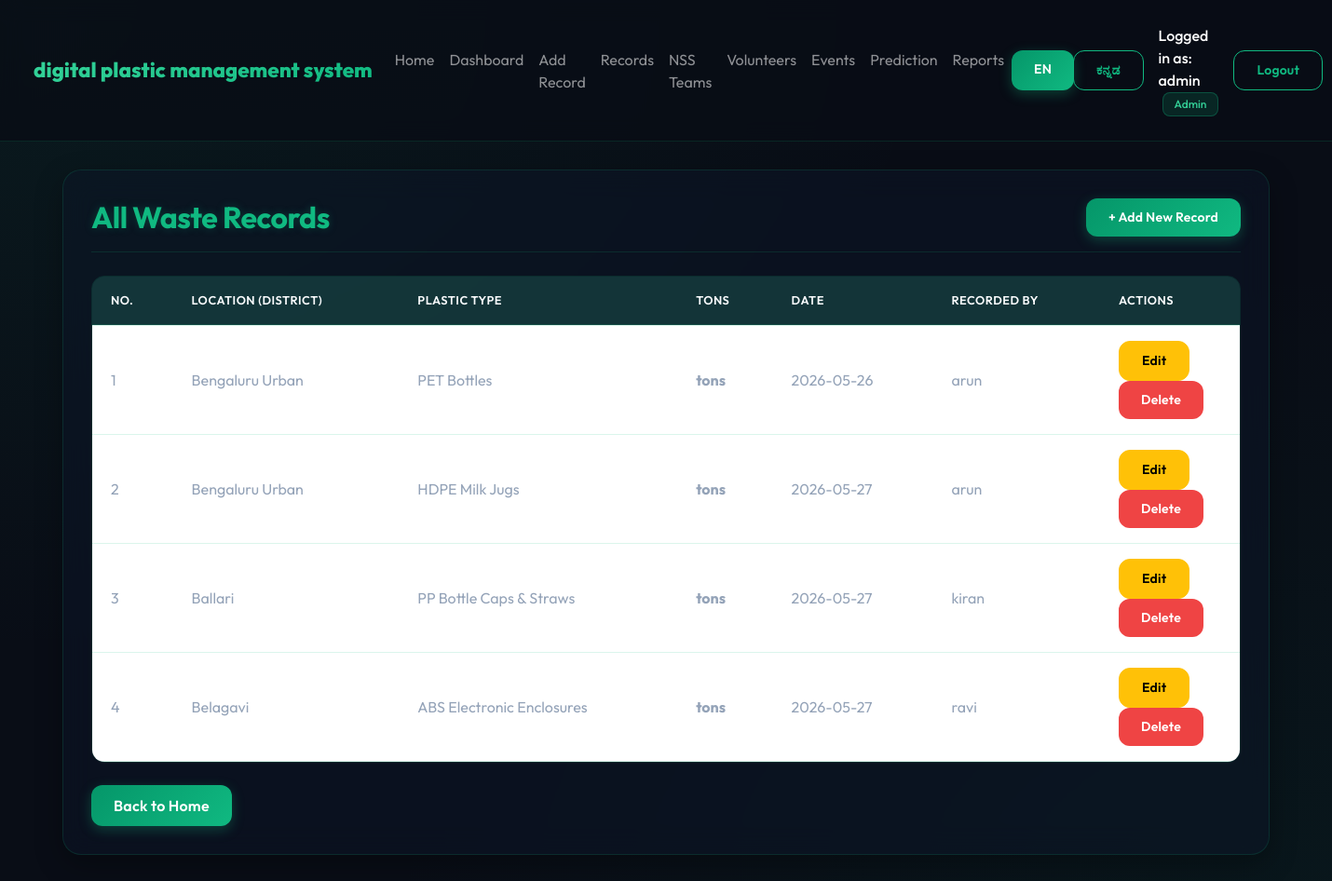
/records (signed in), run on the app's committed database.
### app/models.py (models this page shows, shortened)
class User(UserMixin, db.Model):
    __tablename__ = 'users'
    id = db.Column(db.Integer, primary_key=True)
    username = db.Column(db.String(100), nullable=False, unique=True)
    password = db.Column(db.String(200), nullable=False)
    role = db.Column(db.String(20), default='user')  # roles: 'admin', 'user'
    is_superuser = db.Column(db.Boolean, default=False)
    def is_admin(self):
        return self.role == 'admin' or self.is_superuser

class WasteRecord(db.Model):
    __tablename__ = 'waste_records'
    id = db.Column(db.Integer, primary_key=True)
    location_id = db.Column(db.Integer, db.ForeignKey('locations.id'))
    plastic_type_id = db.Column(db.Integer, db.ForeignKey('plastic_types.id'))
    quantity_kg = db.Column(db.Numeric(10, 2), nullable=False)
    recorded_date = db.Column(db.Date, nullable=False)
    recorded_by = db.Column(db.String(100))
    team_id = db.Column(db.Integer, db.ForeignKey('nss_teams.id'), nullable=True)
    location = db.relationship('Location', backref='waste_records')
    plastic_type = db.relationship('PlasticType', backref='waste_records')
    team = db.relationship('NSSTeam', backref='waste_records')

class Location(db.Model):
    __tablename__ = 'locations'
    id = db.Column(db.Integer, primary_key=True)
    name = db.Column(db.String(100), nullable=False)
    city = db.Column(db.String(100))
    state = db.Column(db.String(100))

class PlasticType(db.Model):
    __tablename__ = 'plastic_types'
    id = db.Column(db.Integer, primary_key=True)
    name = db.Column(db.String(100), nullable=False)
    recyclable = db.Column(db.Boolean, default=True)

### app/routes/data_entry.py (the view)
@data_bp.route('/records')
@login_required
def records():
    all_records = db.session.query(
        WasteRecord, Location.name, PlasticType.name
    ).join(Location, Location.id == WasteRecord.location_id
    ).join(PlasticType, PlasticType.id == WasteRecord.plastic_type_id).all()
    return render_template('records.html', records=all_records)

### app/i18n.py (called while the page is built)
def get_locale():
    return session.get("lang", "en")

def translate(key, **kwargs):
    language = get_locale()
    template = TRANSLATIONS.get(language, {}).get(key)
    if template is None:
        template = TRANSLATIONS["en"].get(key, key)
    return template.format(**kwargs) if kwargs else template

def localize_text(text):
    if text is None:
        return ""
    language = get_locale()
    return DYNAMIC_LABELS.get(language, {}).get(text, text)

def get_dynamic_labels():
    return DYNAMIC_LABELS.get(get_locale(), {})

### app/templates/records.html (shortened to what this page needs)
{% extends 'base.html' %}
{% block content %}
<div class="glass-container">
    <div class="d-flex justify-content-between align-items-center mb-3">
        <h2 class="text-success mb-0">{{ t('all_waste_records') }}</h2>
        <a href="{{ url_for('data.entry') }}" class="btn btn-success btn-sm">+ {{ t('add_new_record') }}</a>
    </div>
    <hr>
    <div class="table-responsive">
        <table class="table table-hover">
            <thead>
                <tr>
                    <th>No.</th>
                    <th>{{ t('location_state') }}</th>
                    <th>{{ t('plastic_type') }}</th>
                    <th>{{ t('Tons') }}</th>
                    <th>{{ t('date') }}</th>
                    <th>{{ t('recorded_by') }}</th>
                    <th style="width: 150px;">{{ t('actions') }}</th>
                </tr>
            </thead>
            <tbody>
                {% for record, location_name, plastic_name in records %}
                <tr id="row-{{ record.id }}">
                    <td>{{ loop.index }}</td>
                    <td>{{ localize(location_name) }}</td>
                    <td>{{ localize(plastic_name) }}</td>
                    <td id="qty-{{ record.id }}" class="fw-bold">{{ tons }} tons</td>
                    <td id="date-{{ record.id }}">{{ record.recorded_date }}</td>
                    <td id="by-{{ record.id }}">{{ record.recorded_by }}</td>
                    <td>
                        {% if current_user.is_admin() %}
                        <button type="button" class="btn btn-warning btn-sm me-1 py-1 px-2 edit-record-btn"
                            data-id="{{ record.id }}" data-qty="{{ record.quantity_kg }}"
                            data-date="{{ record.recorded_date }}" data-by="{{ record.recorded_by | escape }}">
                            {{ t('edit') }}
                        </button>
                        <button type="button" class="btn btn-danger btn-sm py-1 px-2 delete-record-btn"
                            data-id="{{ record.id }}">
                            {{ t('delete') }}
                        </button>
                        {% else %}
                        <span class="badge bg-secondary">{{ t('view_only') }}</span>
                        {% endif %}
                    </td>
                </tr>
                {% else %}
                <tr>
                    <td colspan="7" class="text-center text-muted">{{ t('no_waste_records') }}</td>
                </tr>
                {% endfor %}
            </tbody>
        </table>
    </div>
    <div class="mt-4">
        <a href="/" class="btn btn-success">{{ t('back_to_home') }}</a>
    </div>
</div>
{% endblock %}

### app/templates/base.html (shortened to what this page needs)
<!DOCTYPE html>
<html lang="{{ current_language }}">
<head>
    <link rel="stylesheet" href="https://cdn.jsdelivr.net/npm/bootstrap@5.3.0/dist/css/bootstrap.min.css">
    <link rel="stylesheet" href="{{ url_for('static', filename='css/style.css') }}">
</head>
<body class="{% block body_class %}{% endblock %}">
    <nav class="navbar navbar-expand-lg navbar-dark no-print">
        <div class="container-fluid">
            <a class="navbar-brand" href="{{ url_for('data.index') }}">
                <span>{{ t('brand_name') }}</span>
            </a>
            <div class="collapse navbar-collapse" id="navbarContent">
                {% if current_user.is_authenticated %}
                <ul class="navbar-nav me-auto mb-2 mb-lg-0">
                    <li class="nav-item"><a class="nav-link" href="{{ url_for('data.index') }}">{{ t('home') }}</a></li>
                    <li class="nav-item"><a class="nav-link" href="{{ url_for('analysis.dashboard') }}">{{ t('dashboard') }}</a></li>
                    <li class="nav-item"><a class="nav-link" href="{{ url_for('data.entry') }}">{{ t('add_record') }}</a></li>
                    <li class="nav-item"><a class="nav-link" href="{{ url_for('data.records') }}">{{ t('records') }}</a></li>
                    <li class="nav-item"><a class="nav-link" href="{{ url_for('nss.nss_teams') }}">{{ t('nss_teams') }}</a></li>
                    <li class="nav-item"><a class="nav-link" href="{{ url_for('nss.volunteers') }}">{{ t('volunteers') }}</a></li>
                    <li class="nav-item"><a class="nav-link" href="{{ url_for('events.events') }}">{{ t('events') }}</a></li>
                    <li class="nav-item"><a class="nav-link" href="{{ url_for('predict.prediction') }}">{{ t('prediction') }}</a></li>
                    {% if current_user.is_admin() %}
                    <li class="nav-item"><a class="nav-link" href="{{ url_for('report.report') }}">{{ t('reports') }}</a></li>
                    {% endif %}
                </ul>
                <div class="d-flex align-items-center">
                    <div class="btn-group btn-group-sm me-3" role="group" aria-label="{{ t('language') }}">
                        <a href="{{ url_for('set_language', lang='en') }}" class="btn {% if current_language == 'en' %}btn-success{% else %}btn-outline-success{% endif %}">EN</a>
                        <a href="{{ url_for('set_language', lang='kn') }}" class="btn {% if current_language == 'kn' %}btn-success{% else %}btn-outline-success{% endif %}">ಕನ್ನಡ</a>
                    </div>
                    <span class="navbar-text text-white me-3">
                        {{ t('logged_in_as') }}: {{ current_user.username }}
                        <span class="badge bg-success ms-1 text-capitalize">{{ t('admin' if current_user.is_admin() else 'user') }}</span>
                    </span>
                    <a href="{{ url_for('auth.logout') }}" class="btn btn-outline-success btn-sm">{{ t('logout') }}</a>
                </div>
                {% endif %}
            </div>
        </div>
    </nav>
    <div class="container mt-4">
        {% block content %}{% endblock %}
    </div>
</body>
</html>

### app/static/css/style.css (style rules this page uses)
:root { --bg-dark: #090d16; --bg-glass: rgba(15, 23, 42, 0.45); --border-glass: rgba(16, 185, 129, 0.15); --border-glass-hover: rgba(16, 185, 129, 0.35); --accent-emerald: #10b981; --accent-glow: #34d399; --accent-dark: #065f46; --text-primary: #f8fafc; --text-secondary: #94a3b8; --text-muted: #64748b; --bg-card: rgba(30, 41, 59, 0.5); --bg-input: rgba(15, 23, 42, 0.6); }
* { box-sizing: border-box; margin: 0; padding: 0; }
body { background-color: var(--bg-dark); background-image: radial-gradient(at 0% 0%, rgba(16, 185, 129, 0.08) 0px, transparent 50%), radial-gradient(at 100% 100%, rgba(6, 95, 70, 0.12) 0px, transparent 50%); color: var(--text-primary); font-family: 'Outfit', sans-serif; min-height: 100vh; padding-bottom: 50px; }
.glass-container { background: var(--bg-glass); backdrop-filter: blur(16px); -webkit-backdrop-filter: blur(16px); border: 1px solid var(--border-glass); border-radius: 20px; box-shadow: 0 10px 30px 0 rgba(0, 0, 0, 0.3); padding: 30px; margin-bottom: 30px; transition: border-color 0.3s ease; }
h1, h2, h3, h4, h5, h6 { color: var(--text-primary); font-weight: 700; letter-spacing: -0.5px; }
.text-success { color: var(--accent-emerald) !important; text-shadow: 0 0 10px rgba(16, 185, 129, 0.25); }
hr { border-color: var(--border-glass); opacity: 1; margin-top: 15px; margin-bottom: 25px; }
.navbar { background: rgba(9, 13, 22, 0.8) !important; backdrop-filter: blur(12px); -webkit-backdrop-filter: blur(12px); border-bottom: 1px solid var(--border-glass); padding: 18px 24px; margin-bottom: 30px; }
.navbar-brand { font-size: 1.4rem; font-weight: 800; background: linear-gradient(135deg, #34d399, #10b981); -webkit-background-clip: text; -webkit-text-fill-color: transparent; display: flex; align-items: center; gap: 8px; }
.navbar-text { font-weight: 500; }
.btn { border-radius: 12px !important; padding: 10px 24px !important; font-weight: 600 !important; letter-spacing: 0.2px; transition: all 0.3s cubic-bezier(0.4, 0, 0.2, 1) !important; }
.btn-success { background: linear-gradient(135deg, #059669, #10b981) !important; border: none !important; box-shadow: 0 4px 14px rgba(16, 185, 129, 0.3); }
.btn-outline-success { border: 1.5px solid var(--accent-emerald) !important; background: transparent !important; color: var(--accent-emerald) !important; }
.btn-danger { background: #ef4444 !important; border: none !important; }
.table-responsive { border-radius: 14px; overflow: hidden; border: 1px solid var(--border-glass); }
.table { background: var(--bg-card) !important; color: var(--text-primary) !important; margin-bottom: 0 !important; }
.table th { background-color: rgba(16, 185, 129, 0.15) !important; border-bottom: 2px solid var(--border-glass) !important; color: var(--text-primary) !important; font-weight: 600; padding: 16px 20px !important; text-transform: uppercase; font-size: 0.8rem; letter-spacing: 0.5px; }
.table td { padding: 16px 20px !important; border-bottom: 1px solid var(--border-glass) !important; color: var(--text-secondary) !important; vertical-align: middle; }
.table tbody td:nth-child(2), .table tbody td:nth-child(3) { text-transform: capitalize; }
.badge { padding: 6px 12px !important; border-radius: 8px !important; font-weight: 500 !important; }
.bg-success { background-color: rgba(16, 185, 129, 0.15) !important; border: 1px solid rgba(16, 185, 129, 0.3) !important; color: var(--accent-glow) !important; }

### data on the page
User: username "admin", role "Admin"
WasteRecord: recorded_date "2026-05-26", recorded_by "arun", t "Edit", t "Delete"
Location: name "Bengaluru Urban"
PlasticType: name "PET Bottles"
WasteRecord: recorded_date "2026-05-27", recorded_by "arun", t "Edit", t "Delete"
PlasticType: name "HDPE Milk Jugs"
WasteRecord: recorded_date "2026-05-27", recorded_by "kiran", t "Edit", t "Delete"
Location: name "Ballari"
PlasticType: name "PP Bottle Caps & Straws"
WasteRecord: recorded_date "2026-05-27", recorded_by "ravi", t "Edit", t "Delete"
Location: name "Belagavi"
PlasticType: name "ABS Electronic Enclosures"

### other printed values
{{ t('brand_name') }} "digital plastic management system"
{{ t('home') }} "Home"
{{ t('dashboard') }} "Dashboard"
{{ t('add_record') }} "Add Record"
{{ t('records') }} "Records"
{{ t('nss_teams') }} "NSS Teams"
{{ t('volunteers') }} "Volunteers"
{{ t('events') }} "Events"
{{ t('prediction') }} "Prediction"
{{ t('reports') }} "Reports"
{{ t('logged_in_as') }} "Logged in as"
{{ t('logout') }} "Logout"
{{ t('all_waste_records') }} "All Waste Records"
{{ t('add_new_record') }} "Add New Record"
{{ t('location_state') }} "LOCATION (DISTRICT)"
